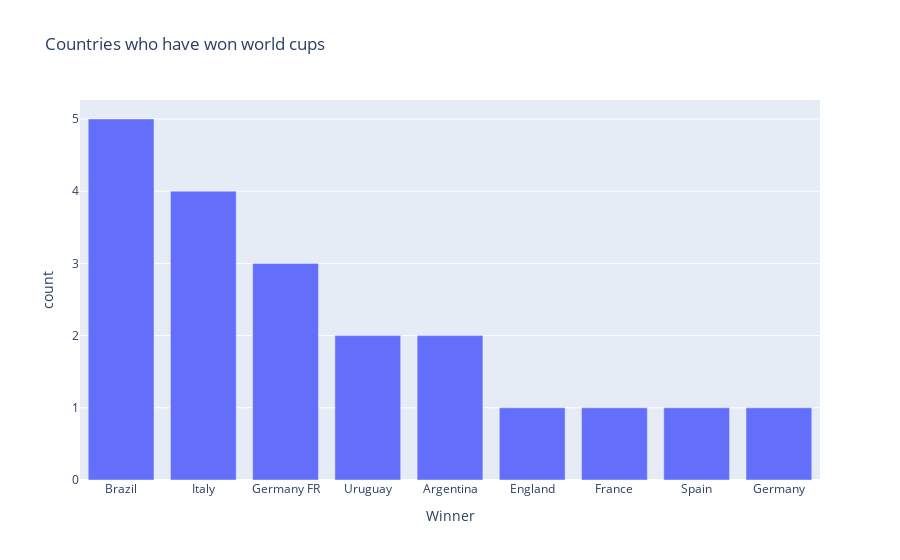

This figure's notebook cell:
### Code cell
import plotly.express as px

fig = px.bar(data_countries,
             x=data_countries.index,
             y='count',
             title='Countries who have won world cups',
             labels={'index': 'countries', 'count': 'count'})

fig.show()

### Figure 1 — Plotly figure (JSON) as saved in the notebook; plotly's stock layout.template omitted (floating-point values rounded to 4 significant figures)
{"data": [{"alignmentgroup": "True", "hovertemplate": "Winner=%{x}<br>count=%{y}<extra></extra>", "legendgroup": "", "marker": {"color": "#636efa", "pattern": {"shape": ""}}, "name": "", "offsetgroup": "", "orientation": "v", "showlegend": false, "textposition": "auto", "x": ["Brazil", "Italy", "Germany FR", "Uruguay", "Argentina", "England", "France", "Spain", "Germany"], "xaxis": "x", "y": [5, 4, 3, 2, 2, 1, 1, 1, 1], "yaxis": "y", "type": "bar"}], "layout": {"xaxis": {"anchor": "y", "domain": [0, 1], "title": {"text": "Winner"}}, "yaxis": {"anchor": "x", "domain": [0, 1], "title": {"text": "count"}}, "legend": {"tracegroupgap": 0}, "title": {"text": "Countries who have won world cups"}, "barmode": "relative"}}
